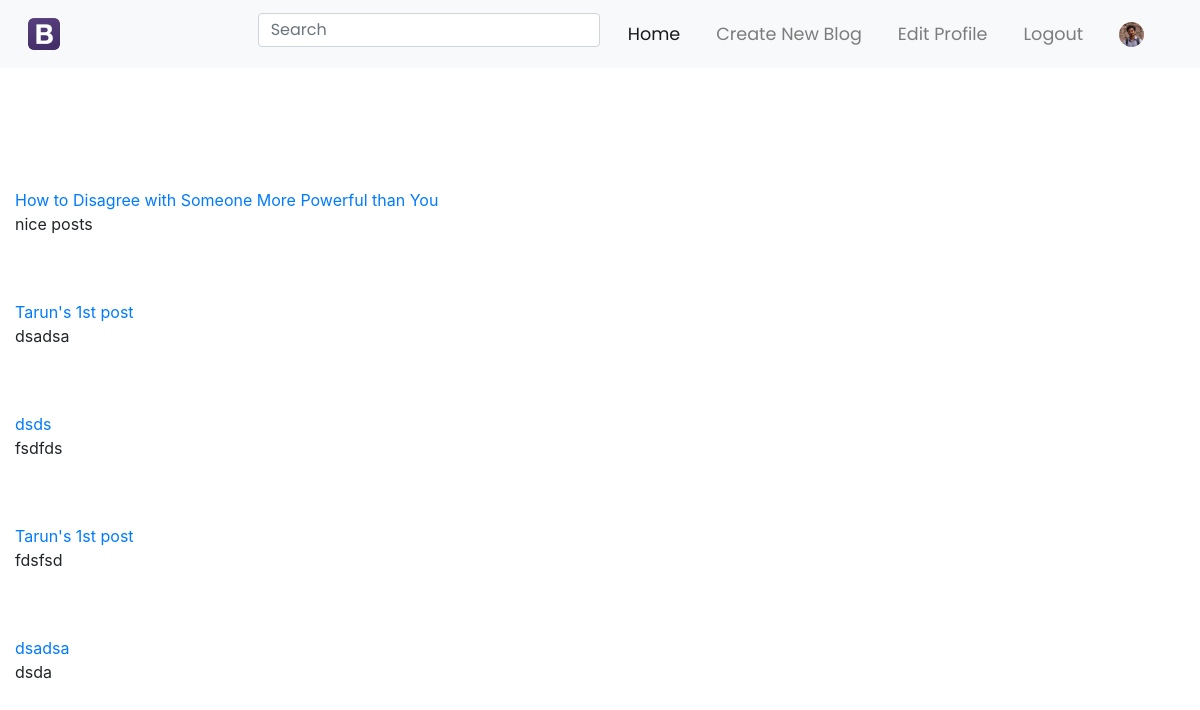
The page /user/vivek/comments (signed in) on the database as committed earlier.
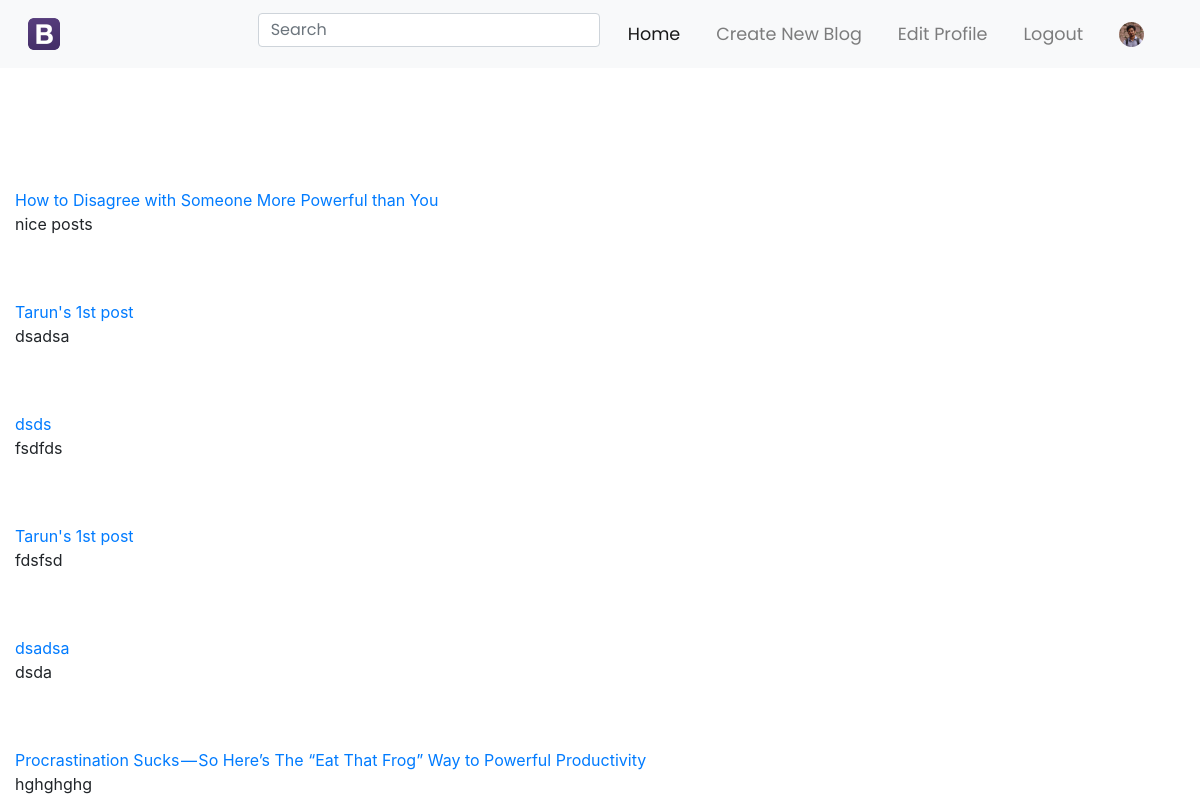
The same page on the database as committed later.
### flaskblog/models.py (models this page shows, shortened)
class Post(db.Model):
    id = db.Column(db.Integer, primary_key=True)
    title = db.Column(db.String(100), nullable=False)
    date_posted = db.Column(db.DateTime, nullable=False, default=datetime.utcnow)
    content = db.Column(db.Text, nullable=False)
    user_id = db.Column(db.Integer, db.ForeignKey('user.id'), nullable=False)
    published = db.Column(db.Boolean, default=False)
    comments = db.relationship('Comment', backref='post_comments', lazy=True)
    user_tag = db.Column(db.Text)
    likes = db.relationship('PostLike', backref='post', lazy='dynamic')
    theme = db.Column(db.Integer, default=1)

class Comment(db.Model):
    id = db.Column(db.Integer, primary_key=True)
    body = db.Column(db.String(140))
    timestamp = db.Column(db.DateTime, nullable=False, default=datetime.utcnow)
    username = db.Column(db.Text, default='Anonymous')
    comment_user_id = db.Column(db.Integer, db.ForeignKey('user.id'), nullable=True)
    post_id = db.Column(db.Integer, db.ForeignKey('post.id'))

### flaskblog/routes.py (the view)
@app.route("/user/<string:username>/comments")
def comments_posts(username):
    user = User.query.filter_by(username=username).first_or_404()
    posts = (db.session.query(Post.id,Post.title,Comment.id,Comment.body)
            .join(Comment)
            .filter(Post.id==Comment.post_id))
    rows = (db.session.query(Post.id,Post.title,Comment.id,Comment.body)
            .join(Comment)
            .filter(Post.id==Comment.post_id)).count()
    result = dict(zip([i for i in range(rows)],posts))
    return render_template('comments_posts.html',result=result)

### flaskblog/models.py (called while the page is built)
@login_manager.user_loader
def load_user(user_id):
    return User.query.get(int(user_id))

### flaskblog/templates/comments_posts.html
{% extends "layout.html" %}
{% block content %}
  {% set index = namespace(a=0) %}
  {% for item in result %}
  <br>
  {% if result[item][0] != index.a %}
  {% set index.a = result[item][0]%}
    <br>
    <a href="{{ url_for('post', post_id=result[item][0] ) }}">{{ result[item][1] }}</a>
    <div class="post-description">
        <p>{{ result[item][3] }}</p>
    </div>
  {% else %}
  <div class="post-description">
      <p>{{ result[item][3] }}</p>
  </div>
  {% endif %}
  {% endfor %}
  {% endblock %}

Rows that differ between the two databases and show on the page:
now on this page (row edited): Post: title "Procrastination Sucks — So Here’s The “Eat That Frog” Way to Powerful Productivity"
added Comment: body "hghghghg"
